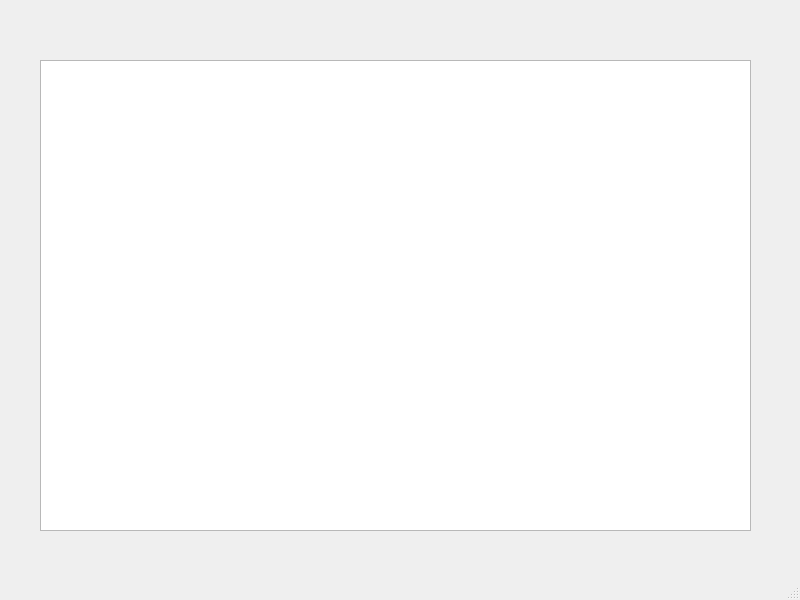
<?xml version="1.0" encoding="UTF-8"?>
<ui version="4.0">
 <class>QtInterfaces</class>
 <widget class="QMainWindow" name="QtInterfaces">
  <property name="geometry">
   <rect>
    <x>0</x>
    <y>0</y>
    <width>800</width>
    <height>600</height>
   </rect>
  </property>
  <property name="windowTitle">
   <string>QtInterfaces</string>
  </property>
  <widget class="QWidget" name="centralwidget">
   <widget class="QTextEdit" name="textEdit">
    <property name="geometry">
     <rect>
      <x>40</x>
      <y>60</y>
      <width>711</width>
      <height>471</height>
     </rect>
    </property>
   </widget>
  </widget>
  <widget class="QMenuBar" name="menubar">
   <property name="geometry">
    <rect>
     <x>0</x>
     <y>0</y>
     <width>800</width>
     <height>26</height>
    </rect>
   </property>
  </widget>
  <widget class="QStatusBar" name="statusbar"/>
 </widget>
 <resources/>
 <connections/>
</ui>
